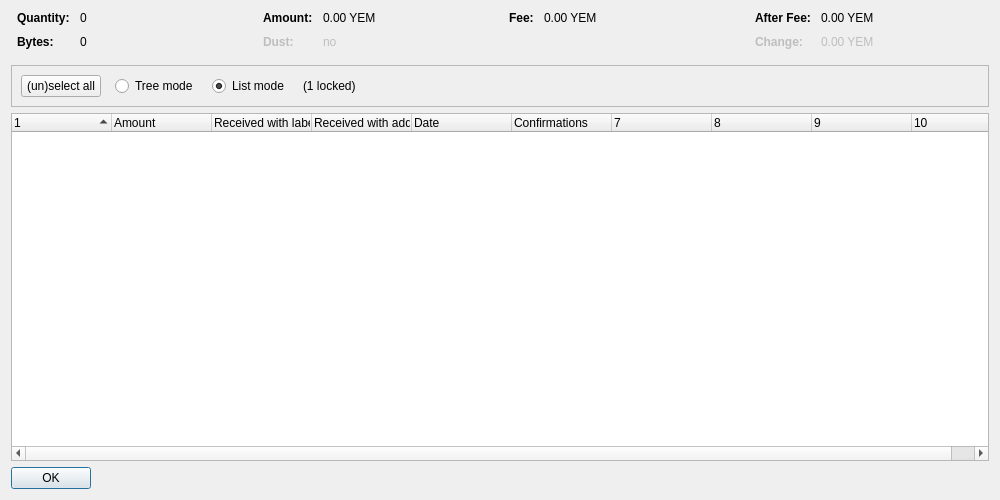
<?xml version="1.0" encoding="UTF-8"?>
<ui version="4.0">
 <class>CoinControlDialog</class>
 <widget class="QDialog" name="CoinControlDialog">
  <property name="geometry">
   <rect>
    <x>0</x>
    <y>0</y>
    <width>1000</width>
    <height>500</height>
   </rect>
  </property>
  <property name="windowTitle">
   <string>Coin Selection</string>
  </property>
  <layout class="QVBoxLayout" name="verticalLayout">
   <item>
    <layout class="QHBoxLayout" name="horizontalLayoutTop" stretch="0,0,0,0">
     <property name="topMargin">
      <number>0</number>
     </property>
     <property name="bottomMargin">
      <number>10</number>
     </property>
     <item>
      <layout class="QFormLayout" name="formLayoutCoinControl1">
       <property name="horizontalSpacing">
        <number>10</number>
       </property>
       <property name="verticalSpacing">
        <number>10</number>
       </property>
       <property name="leftMargin">
        <number>6</number>
       </property>
       <property name="rightMargin">
        <number>6</number>
       </property>
       <item row="0" column="0">
        <widget class="QLabel" name="labelCoinControlQuantityText">
         <property name="font">
          <font>
           <weight>75</weight>
           <bold>true</bold>
          </font>
         </property>
         <property name="text">
          <string>Quantity:</string>
         </property>
        </widget>
       </item>
       <item row="0" column="1">
        <widget class="QLabel" name="labelCoinControlQuantity">
         <property name="cursor">
          <cursorShape>IBeamCursor</cursorShape>
         </property>
         <property name="contextMenuPolicy">
          <enum>Qt::ActionsContextMenu</enum>
         </property>
         <property name="text">
          <string notr="true">0</string>
         </property>
         <property name="textInteractionFlags">
          <set>Qt::LinksAccessibleByMouse|Qt::TextSelectableByKeyboard|Qt::TextSelectableByMouse</set>
         </property>
        </widget>
       </item>
       <item row="1" column="0">
        <widget class="QLabel" name="labelCoinControlBytesText">
         <property name="font">
          <font>
           <weight>75</weight>
           <bold>true</bold>
          </font>
         </property>
         <property name="text">
          <string>Bytes:</string>
         </property>
        </widget>
       </item>
       <item row="1" column="1">
        <widget class="QLabel" name="labelCoinControlBytes">
         <property name="cursor">
          <cursorShape>IBeamCursor</cursorShape>
         </property>
         <property name="contextMenuPolicy">
          <enum>Qt::ActionsContextMenu</enum>
         </property>
         <property name="text">
          <string notr="true">0</string>
         </property>
         <property name="textInteractionFlags">
          <set>Qt::LinksAccessibleByMouse|Qt::TextSelectableByKeyboard|Qt::TextSelectableByMouse</set>
         </property>
        </widget>
       </item>
      </layout>
     </item>
     <item>
      <layout class="QFormLayout" name="formLayoutCoinControl2">
       <property name="horizontalSpacing">
        <number>10</number>
       </property>
       <property name="verticalSpacing">
        <number>10</number>
       </property>
       <property name="leftMargin">
        <number>6</number>
       </property>
       <property name="rightMargin">
        <number>6</number>
       </property>
       <item row="0" column="0">
        <widget class="QLabel" name="labelCoinControlAmountText">
         <property name="font">
          <font>
           <weight>75</weight>
           <bold>true</bold>
          </font>
         </property>
         <property name="text">
          <string>Amount:</string>
         </property>
        </widget>
       </item>
       <item row="0" column="1">
        <widget class="QLabel" name="labelCoinControlAmount">
         <property name="cursor">
          <cursorShape>IBeamCursor</cursorShape>
         </property>
         <property name="contextMenuPolicy">
          <enum>Qt::ActionsContextMenu</enum>
         </property>
         <property name="text">
          <string notr="true">0.00 YEM</string>
         </property>
         <property name="textInteractionFlags">
          <set>Qt::LinksAccessibleByMouse|Qt::TextSelectableByKeyboard|Qt::TextSelectableByMouse</set>
         </property>
        </widget>
       </item>
       <item row="1" column="0">
        <widget class="QLabel" name="labelCoinControlLowOutputText">
         <property name="enabled">
          <bool>false</bool>
         </property>
         <property name="font">
          <font>
           <weight>75</weight>
           <bold>true</bold>
          </font>
         </property>
         <property name="text">
          <string>Dust:</string>
         </property>
        </widget>
       </item>
       <item row="1" column="1">
        <widget class="QLabel" name="labelCoinControlLowOutput">
         <property name="enabled">
          <bool>false</bool>
         </property>
         <property name="cursor">
          <cursorShape>IBeamCursor</cursorShape>
         </property>
         <property name="contextMenuPolicy">
          <enum>Qt::ActionsContextMenu</enum>
         </property>
         <property name="text">
          <string notr="true">no</string>
         </property>
         <property name="textInteractionFlags">
          <set>Qt::LinksAccessibleByMouse|Qt::TextSelectableByKeyboard|Qt::TextSelectableByMouse</set>
         </property>
        </widget>
       </item>
      </layout>
     </item>
     <item>
      <layout class="QFormLayout" name="formLayoutCoinControl3">
       <property name="horizontalSpacing">
        <number>10</number>
       </property>
       <property name="verticalSpacing">
        <number>10</number>
       </property>
       <property name="leftMargin">
        <number>6</number>
       </property>
       <property name="rightMargin">
        <number>6</number>
       </property>
       <item row="0" column="0">
        <widget class="QLabel" name="labelCoinControlFeeText">
         <property name="font">
          <font>
           <weight>75</weight>
           <bold>true</bold>
          </font>
         </property>
         <property name="text">
          <string>Fee:</string>
         </property>
        </widget>
       </item>
       <item row="0" column="1">
        <widget class="QLabel" name="labelCoinControlFee">
         <property name="cursor">
          <cursorShape>IBeamCursor</cursorShape>
         </property>
         <property name="contextMenuPolicy">
          <enum>Qt::ActionsContextMenu</enum>
         </property>
         <property name="text">
          <string notr="true">0.00 YEM</string>
         </property>
         <property name="textInteractionFlags">
          <set>Qt::LinksAccessibleByMouse|Qt::TextSelectableByKeyboard|Qt::TextSelectableByMouse</set>
         </property>
        </widget>
       </item>
      </layout>
     </item>
     <item>
      <layout class="QFormLayout" name="formLayoutCoinControl4">
       <property name="horizontalSpacing">
        <number>10</number>
       </property>
       <property name="verticalSpacing">
        <number>10</number>
       </property>
       <property name="leftMargin">
        <number>6</number>
       </property>
       <property name="rightMargin">
        <number>6</number>
       </property>
       <item row="0" column="0">
        <widget class="QLabel" name="labelCoinControlAfterFeeText">
         <property name="font">
          <font>
           <weight>75</weight>
           <bold>true</bold>
          </font>
         </property>
         <property name="text">
          <string>After Fee:</string>
         </property>
        </widget>
       </item>
       <item row="0" column="1">
        <widget class="QLabel" name="labelCoinControlAfterFee">
         <property name="cursor">
          <cursorShape>IBeamCursor</cursorShape>
         </property>
         <property name="contextMenuPolicy">
          <enum>Qt::ActionsContextMenu</enum>
         </property>
         <property name="text">
          <string notr="true">0.00 YEM</string>
         </property>
         <property name="textInteractionFlags">
          <set>Qt::LinksAccessibleByMouse|Qt::TextSelectableByKeyboard|Qt::TextSelectableByMouse</set>
         </property>
        </widget>
       </item>
       <item row="1" column="0">
        <widget class="QLabel" name="labelCoinControlChangeText">
         <property name="enabled">
          <bool>false</bool>
         </property>
         <property name="font">
          <font>
           <weight>75</weight>
           <bold>true</bold>
          </font>
         </property>
         <property name="text">
          <string>Change:</string>
         </property>
        </widget>
       </item>
       <item row="1" column="1">
        <widget class="QLabel" name="labelCoinControlChange">
         <property name="enabled">
          <bool>false</bool>
         </property>
         <property name="cursor">
          <cursorShape>IBeamCursor</cursorShape>
         </property>
         <property name="contextMenuPolicy">
          <enum>Qt::ActionsContextMenu</enum>
         </property>
         <property name="text">
          <string notr="true">0.00 YEM</string>
         </property>
         <property name="textInteractionFlags">
          <set>Qt::LinksAccessibleByMouse|Qt::TextSelectableByKeyboard|Qt::TextSelectableByMouse</set>
         </property>
        </widget>
       </item>
      </layout>
     </item>
    </layout>
   </item>
   <item>
    <widget class="QFrame" name="frame">
     <property name="minimumSize">
      <size>
       <width>0</width>
       <height>40</height>
      </size>
     </property>
     <property name="frameShape">
      <enum>QFrame::StyledPanel</enum>
     </property>
     <property name="frameShadow">
      <enum>QFrame::Sunken</enum>
     </property>
     <layout class="QHBoxLayout" name="horizontalLayout">
      <item>
       <layout class="QHBoxLayout" name="horizontalLayoutPanel" stretch="0,0,0,0,0">
        <property name="spacing">
         <number>14</number>
        </property>
        <item>
         <widget class="QPushButton" name="pushButtonSelectAll">
          <property name="sizePolicy">
           <sizepolicy hsizetype="Maximum" vsizetype="Fixed">
            <horstretch>0</horstretch>
            <verstretch>0</verstretch>
           </sizepolicy>
          </property>
          <property name="text">
           <string>(un)select all</string>
          </property>
          <property name="autoDefault">
           <bool>false</bool>
          </property>
         </widget>
        </item>
        <item>
         <widget class="QRadioButton" name="radioTreeMode">
          <property name="sizePolicy">
           <sizepolicy hsizetype="Maximum" vsizetype="Fixed">
            <horstretch>0</horstretch>
            <verstretch>0</verstretch>
           </sizepolicy>
          </property>
          <property name="text">
           <string>Tree mode</string>
          </property>
         </widget>
        </item>
        <item>
         <widget class="QRadioButton" name="radioListMode">
          <property name="sizePolicy">
           <sizepolicy hsizetype="Maximum" vsizetype="Fixed">
            <horstretch>0</horstretch>
            <verstretch>0</verstretch>
           </sizepolicy>
          </property>
          <property name="text">
           <string>List mode</string>
          </property>
          <property name="checked">
           <bool>true</bool>
          </property>
         </widget>
        </item>
        <item>
         <widget class="QLabel" name="labelLocked">
          <property name="text">
           <string notr="true">(1 locked)</string>
          </property>
         </widget>
        </item>
        <item>
         <spacer name="horizontalSpacer">
          <property name="orientation">
           <enum>Qt::Horizontal</enum>
          </property>
          <property name="sizeHint" stdset="0">
           <size>
            <width>40</width>
            <height>20</height>
           </size>
          </property>
         </spacer>
        </item>
       </layout>
      </item>
     </layout>
    </widget>
   </item>
   <item>
    <widget class="CoinControlTreeWidget" name="treeWidget">
     <property name="contextMenuPolicy">
      <enum>Qt::CustomContextMenu</enum>
     </property>
     <property name="sortingEnabled">
      <bool>false</bool>
     </property>
     <property name="columnCount">
      <number>10</number>
     </property>
     <attribute name="headerShowSortIndicator" stdset="0">
      <bool>true</bool>
     </attribute>
     <attribute name="headerStretchLastSection">
      <bool>false</bool>
     </attribute>
     <column>
      <property name="text">
       <string/>
      </property>
     </column>
     <column>
      <property name="text">
       <string>Amount</string>
      </property>
     </column>
     <column>
      <property name="text">
       <string>Received with label</string>
      </property>
     </column>
     <column>
      <property name="text">
       <string>Received with address</string>
      </property>
     </column>
     <column>
      <property name="text">
       <string>Date</string>
      </property>
     </column>
     <column>
      <property name="text">
       <string>Confirmations</string>
      </property>
      <property name="toolTip">
       <string>Confirmed</string>
      </property>
     </column>
     <column>
      <property name="text">
       <string/>
      </property>
     </column>
     <column>
      <property name="text">
       <string/>
      </property>
     </column>
     <column>
      <property name="text">
       <string/>
      </property>
     </column>
     <column>
      <property name="text">
       <string/>
      </property>
     </column>
    </widget>
   </item>
   <item>
    <widget class="QDialogButtonBox" name="buttonBox">
     <property name="sizePolicy">
      <sizepolicy hsizetype="Maximum" vsizetype="Fixed">
       <horstretch>0</horstretch>
       <verstretch>0</verstretch>
      </sizepolicy>
     </property>
     <property name="orientation">
      <enum>Qt::Horizontal</enum>
     </property>
     <property name="standardButtons">
      <set>QDialogButtonBox::Ok</set>
     </property>
    </widget>
   </item>
  </layout>
 </widget>
 <customwidgets>
  <customwidget>
   <class>CoinControlTreeWidget</class>
   <extends>QTreeWidget</extends>
   <header>qt/coincontroltreewidget.h</header>
  </customwidget>
 </customwidgets>
 <resources/>
 <connections/>
</ui>
